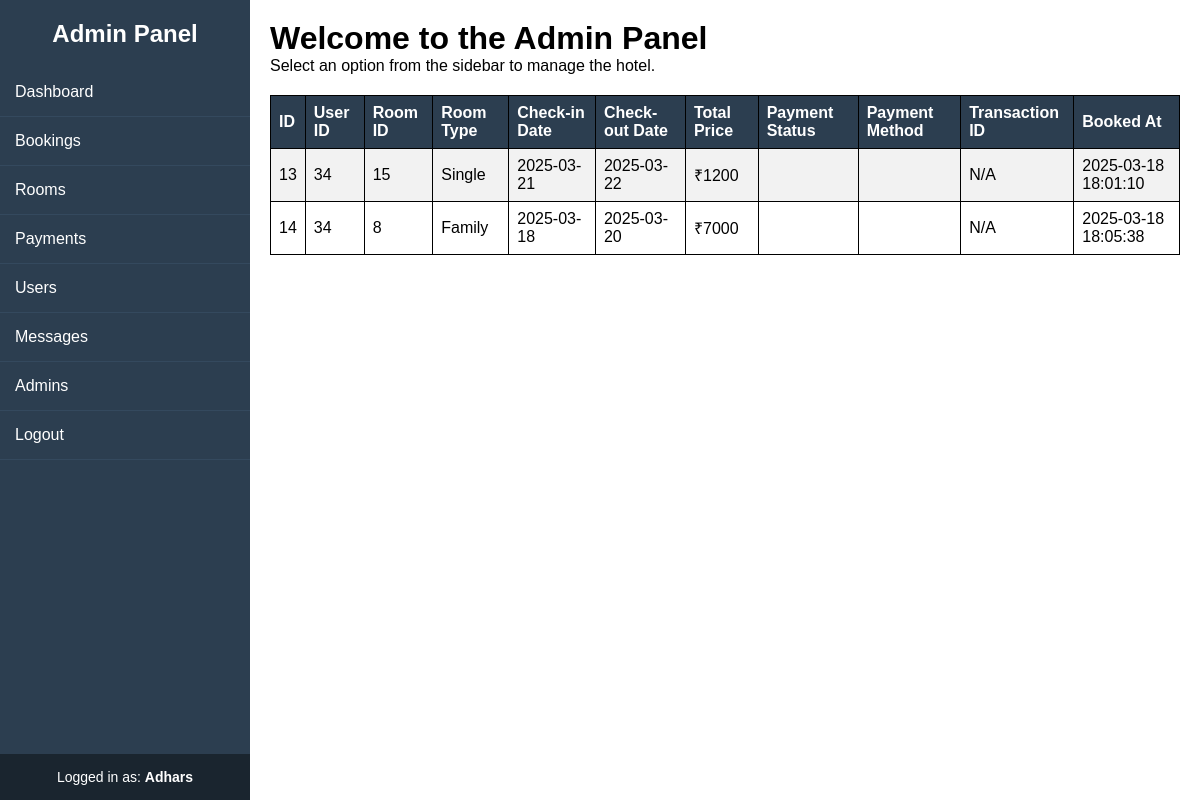
The page /admin/bookings.php (signed in) on the database as committed earlier.
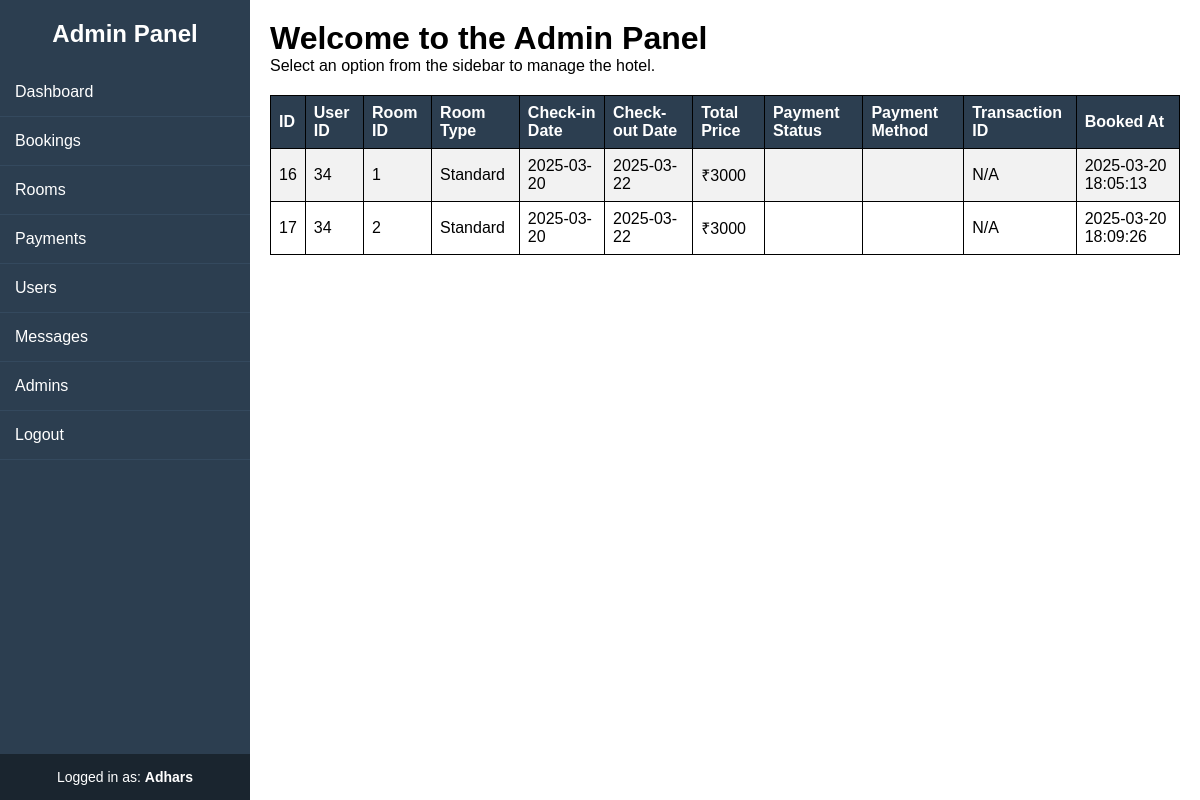
The same page on the database as committed later.
### tables this page shows
CREATE TABLE `bookings` (
  `booking_id` int(11) NOT NULL,
  `user_id` int(11) NOT NULL,
  `room_id` int(11) NOT NULL,
  `check_in_date` date NOT NULL,
  `check_out_date` date NOT NULL,
  `total_price` decimal(10,0) NOT NULL,
  `payment_status` enum('pending','completed') DEFAULT 'pending',
  `booked_at` timestamp NOT NULL DEFAULT current_timestamp() ON UPDATE current_timestamp()
);

CREATE TABLE `rooms` (
  `room_id` int(11) NOT NULL,
  `room_type` varchar(50) NOT NULL
);

### admin/bookings.php (the view, shortened to what this page needs)
<?php include '../includes/config.php'; ?>
<!DOCTYPE html>
<html lang="en">
<head>
    <link rel="stylesheet" href="../css/sidebar.css">
    <link rel="stylesheet" href="../css/table.css">
</head>
<body>
    <?php include 'inc/sidebar.php'; ?>
    <div class="content">
        <h1>Welcome to the Admin Panel</h1>
        <p>Select an option from the sidebar to manage the hotel.</p>
        <?php
        $query = "SELECT b.*, r.room_type,
                         p.payment_status, p.payment_method, p.transaction_id
                  FROM bookings b
                  JOIN rooms r ON b.room_id = r.room_id
                  LEFT JOIN payments p ON b.booking_id = p.booking_id";
        $result = $conn->query($query);
        echo "<table>
                <tr>
                    <th>ID</th>
                    <th>User ID</th>
                    <th>Room ID</th>
                    <th>Room Type</th>
                    <th>Check-in Date</th>
                    <th>Check-out Date</th>
                    <th>Total Price</th>
                    <th>Payment Status</th>
                    <th>Payment Method</th>
                    <th>Transaction ID</th>
                    <th>Booked At</th>
                </tr>";
        while ($row = mysqli_fetch_assoc($result)) {
            echo "<tr>
                    <td>" . $row['booking_id'] . "</td>
                    <td>" . $row['user_id'] . "</td>
                    <td>" . $row['room_id'] . "</td>
                    <td>" . $row['room_type'] . "</td>
                    <td>" . $row['check_in_date'] . "</td>
                    <td>" . $row['check_out_date'] . "</td>
                    <td>₹" . $row['total_price'] . "</td>
                    <td>" . ucfirst($row['payment_status']) . "</td>
                    <td>" . ucfirst($row['payment_method']) . "</td>
                    <td>" . ($row['transaction_id'] ? $row['transaction_id'] : 'N/A') . "</td>
                    <td>" . $row['booked_at'] . "</td>
                </tr>";
        }
        echo "</table>";
        ?>
    </div>
</body>
</html>

### admin/inc/sidebar.php (shortened to what this page needs)
<div class="sidebar">
    <div>
        <h2>Admin Panel</h2>
        <ul>
            <li><a href="index.php">Dashboard</a></li>
            <li><a href="bookings.php">Bookings</a></li>
            <li><a href="rooms.php">Rooms</a></li>
            <li><a href="payments.php">Payments</a></li>
            <li><a href="users.php">Users</a></li>
            <li><a href="messages.php">Messages</a></li>
            <li><a href="admins.php">Admins</a></li>
            <li><a href="inc/logout.php">Logout</a></li>
        </ul>
    </div>
    <div class="admin-info">
        Logged in as: <strong><?php echo isset($_SESSION['admin_email']) ? $_SESSION['admin_name'] : 'Admin'; ?></strong>
    </div>
</div>

### css/sidebar.css (style rules this page uses)
* { margin: 0; padding: 0; box-sizing: border-box; font-family: Arial, sans-serif; }
body { display: flex; }
.sidebar { width: 250px; height: 100vh; background: #2c3e50; color: white; padding-top: 20px; position: fixed; display: flex; flex-direction: column; justify-content: space-between; }
.sidebar h2 { text-align: center; margin-bottom: 20px; }
.sidebar ul { list-style: none; padding: 0; flex-grow: 1; }
.sidebar ul li { border-bottom: 1px solid #34495e; }
.sidebar ul li a { display: block; padding: 15px; color: white; text-decoration: none; }
.admin-info { padding: 15px; background: #1a252f; text-align: center; font-size: 14px; }
.content { margin-left: 250px; padding: 20px; width: 100%; }

### css/table.css (style rules this page uses)
table { width: 100%; border-collapse: collapse; margin-top: 20px; }
table, th, td { border: 1px solid black; padding: 8px; text-align: left; }
th { background-color: #2c3e50; color: white; }
tr:nth-child(even) { background-color: #f2f2f2; }

Rows that differ between the two databases and show on the page:
removed bookings: booking_id "13", user "34", room "15", room.room_type "Single", check_in_date "2025-03-21", check_out_date "2025-03-22", total_price "1200", booked_at "2025-03-18 18:01:10"
removed bookings: booking_id "14", user "34", room "8", room.room_type "Family", check_in_date "2025-03-18", check_out_date "2025-03-20", total_price "7000", booked_at "2025-03-18 18:05:38"
added bookings: booking_id "16", user "34", room "1", room.room_type "Standard", check_in_date "2025-03-20", check_out_date "2025-03-22", total_price "3000", booked_at "2025-03-20 18:05:13"
added bookings: booking_id "17", user "34", room "2", room.room_type "Standard", check_in_date "2025-03-20", check_out_date "2025-03-22", total_price "3000", booked_at "2025-03-20 18:09:26"
